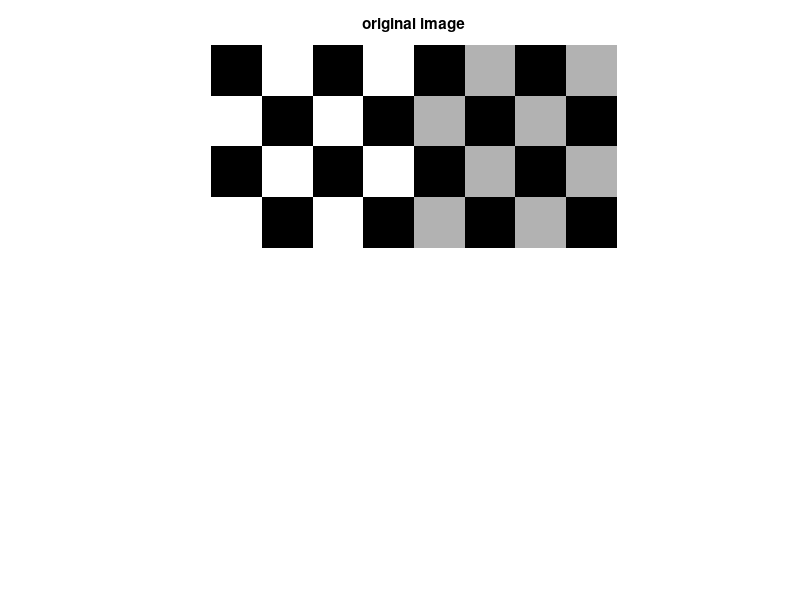

Write the MATLAB code that produced this figure. (Note: this script raises an error after producing the figure.)
%==========================================================================
%      Copyright (C) 2009-2015 Texas Instruments Incorporated.             
%                      All Rights Reserved                                 
%==========================================================================
% This script generates the LUT corresponding to a fish-eye geometric
% transformation. 

% qFactor is scaling factor to increase precision
qFactor= 4;
% A checkerboard will be generated in order to illustrate
% the effect of the fish-eye transform.
% The checkerboard will have 2 * NC squares horizontally
% and 2 * NR squares vertically.
% Each square is of dimension NPIX * NPIX pixels
%NC=20; 
%NR=10;
NC=4; 
NR=2;
NPIX=32;

% Create image pattern consisting of a checker board
I=checkerboard(NPIX,NR,NC);
subplot(2,1,1);

% Show the checkerboard
imshow(I);
title('original image');
[nr,nc]=size(I);

Icolor= zeros(2*nc, nr);
Icolor(2:2:end,:)= I'.*255;
Icolor(1:4:end/2,:)= 84;
Icolor(3:4:end/2,:)= 255;

filepath=['../testvecs/input/checkerboard_gray_', num2str(NC*NPIX*2),'x',num2str(NR*NPIX*2)];
% Save checker board in pgm format
fidOut= fopen([filepath, '.pgm'], 'w');
fprintf(fidOut, 'P5%c%d %d%c255%c', 10, NPIX*NC*2, NPIX*NR*2, 10, 10);
count= fwrite(fidOut, I'.*255);
fclose(fidOut);

% Save checker board in y format
fidOut= fopen([filepath, '.yuv'], 'w');
count= fwrite(fidOut, I'.*255);
fclose(fidOut);

filepath=['../testvecs/input/checkerboard_color_', num2str(NC*NPIX*2),'x',num2str(NR*NPIX*2)];
% Save checker board in yuv format
fidOut= fopen([filepath, '.yuv'], 'w');
count= fwrite(fidOut, Icolor);
fclose(fidOut);

% Create coordinate grid, which will be used to map the pixels
% to a fish-eye model.
[mx,my] = meshgrid(1:nc, 1:nr);
mx = reshape(mx',1,nc*nr);
my = reshape(my',1,nc*nr);

cenx= nc/2;
ceny= nr/2;
% Normalize x & y between -1 and 1
normx= ((mx - cenx)./(nc/2));
normy= ((my - ceny)./(nr/2));

% Calculate radius r
r = sqrt(normx.^2 + normy.^2);

% Set radis r >1 to 1
r(r>=1)=1;

% Apply fish-eye distortion by calculating new r value using special equation 
newr= sqrt(1-r.*r);
newr= (r+(1.0-newr))./2.0;

% calculate the angle for polar coordinate
theta= atan2(normy, normx);
% calculate new x position with new distance in same angle
x= newr.*cos(theta);
% calculate new y position with new distance in same angle
y= newr.*sin(theta);
% map from -1 ... 1 to image coordinates
x = (x+1).*nc/2; 
y = (y+1).*nr/2;

% Apply the scaling factor
x=floor(x.*qFactor);
y=floor(y.*qFactor);

% Correct coordinates if they fall outside of the input image
x(x < 0)=0;
x(x >= qFactor*nc)= qFactor*nc - 1;
y(y < 0)=0;
y(y >= qFactor*nr)= qFactor*nr -1;

% Interleave x,y before saving to a file
xy=zeros(1,size(x,2)*2);
xy(1:2:end)= x;
xy(2:2:end)= y;

% Save LUT in binary format
filepath=['../testvecs/input/fishEyeMap', num2str(NC*NPIX*2),'x',num2str(NR*NPIX*2)];
fid=fopen([filepath, '.bin'],'wb');
fwrite(fid, xy, 'uint32');
fclose(fid);

% Save LUT in txt format
fid=fopen([filepath, '.txt']','w');
fprintf(fid, '    %d, %d,\n', xy);
fclose(fid);

% Save LUT in dat format
fid=fopen([filepath, '.dat'],'w');
fprintf(fid, '    %d %d\n', xy);
fclose(fid);

% Calculate ind, which will be used for visualization
ind= uint32(floor((x./qFactor)) + floor(y./qFactor)*nc) + 1;

% For visualization, we apply the fish-eye model. We use simple nearest-neighbour
% as example.
J=reshape(I',[1 size(I,1)*size(I,2)]);
K=J(ind);
L=reshape(K',[size(I,2) size(I,1)])';

% Show the distorted checker board
subplot(2,1,2);
imshow(L);
title('Remapped image using nearest neighbour interpolation');
